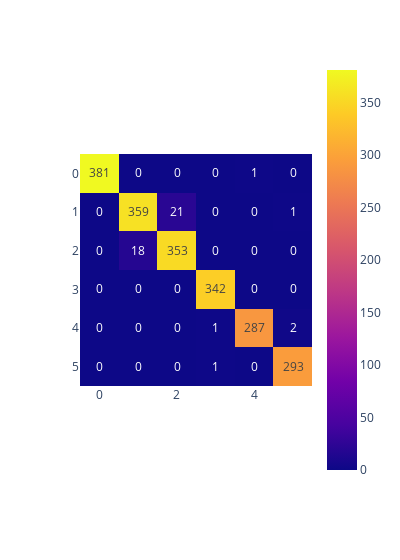

Here is the notebook cell this chart was saved with:
### Code cell
svcConf = confusion_matrix(y_test, y_pred)
fig = px.imshow(svcConf, text_auto=True, width= 400)
fig.show()

### Figure 1 — Plotly figure (JSON) as saved in the notebook; plotly's stock layout.template omitted (floating-point values rounded to 4 significant figures)
{"data": [{"coloraxis": "coloraxis", "hovertemplate": "x: %{x}<br>y: %{y}<br>color: %{z}<extra></extra>", "name": "0", "texttemplate": "%{z}", "type": "heatmap", "xaxis": "x", "yaxis": "y", "z": [[381, 0, 0, 0, 1, 0], [0, 359, 21, 0, 0, 1], [0, 18, 353, 0, 0, 0], [0, 0, 0, 342, 0, 0], [0, 0, 0, 1, 287, 2], [0, 0, 0, 1, 0, 293]]}], "layout": {"coloraxis": {"colorscale": [[0, "#0d0887"], [0.1111, "#46039f"], [0.2222, "#7201a8"], [0.3333, "#9c179e"], [0.4444, "#bd3786"], [0.5556, "#d8576b"], [0.6667, "#ed7953"], [0.7778, "#fb9f3a"], [0.8889, "#fdca26"], [1, "#f0f921"]]}, "margin": {"t": 60}, "width": 400, "xaxis": {"anchor": "y", "constrain": "domain", "domain": [0, 1], "scaleanchor": "y"}, "yaxis": {"anchor": "x", "autorange": "reversed", "constrain": "domain", "domain": [0, 1]}}}
